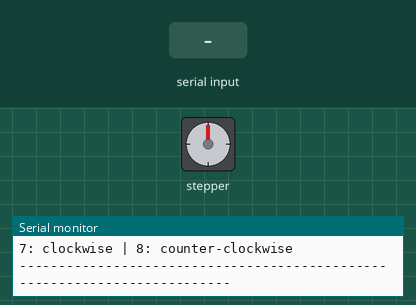
Simulated run of this sketch. Board: Arduino Uno, built with avr-gcc and run on an emulated ATmega328P. On the bench: stepper motor, the last lines printed to the serial monitor. The inputs (shaded band) are chosen by the test bench. Stepper angles assume 480 steps per turn.

Above: at 1.2 s.
1.3 s: "1\n" received over the second serial link
At 1.45 s:
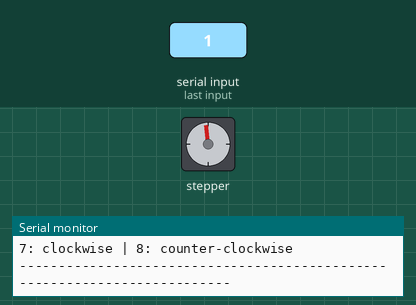
At 3.9 s:
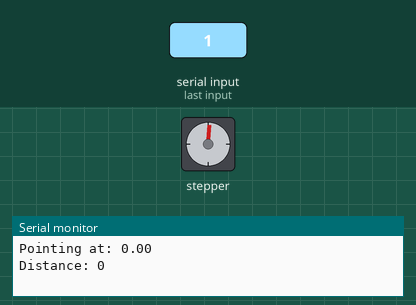
4.3 s: "1\n" received over Serial
7.3 s: "90,45,200\n" received over the second serial link
10.3 s: "90,45,200\n" received over Serial
12.3 s: "7\n" received over Serial
At 13.0 s:
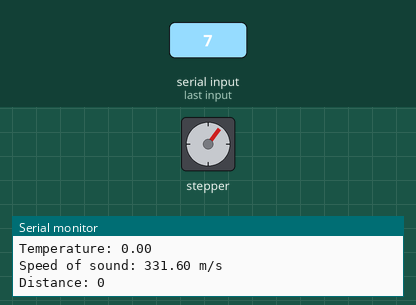
13.9 s: "1,90\n" received over the second serial link
At 14.37 s:
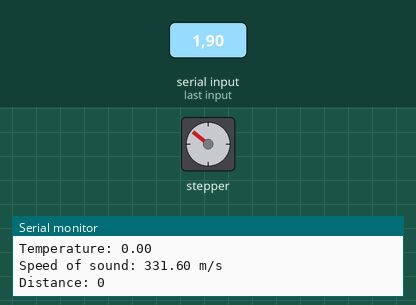
Timing chart, 0 to 17.9 s (numbered marks = the images above; inputs shaded):
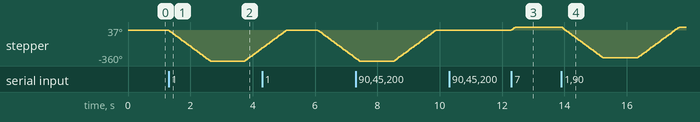

The sketch:

Center.ino
```cpp
#include <SoftwareSerial.h>
SoftwareSerial s(2,3);
volatile bool isRotate = false;
//stepper motor
#include <Stepper.h>
const int stepsPerRevolution = 480;  // change this to fit the number of steps per revolution
// for your motor
Stepper myStepper(stepsPerRevolution, 7, 9,8, 10);
int startLocation = 1;
int CW = 0;
int CCW = 0;
String sensorData;
String prev;
volatile bool IR1;
volatile bool IR2;
volatile bool IR3;
volatile float compassData;
//volatile bool isRunning;
float  temperature;
int distance;
//bool photocell;
//int side = 0;

void setup() {
  // put your setup code here, to run once:
  s.begin(57600);
  Serial.begin(115200);
  myStepper.setSpeed(45);
  Serial.println("Command List: ");
  Serial.println("1: compass | 2: Distance | 3: Temperature & speed of sound | 4: all");
  Serial.println("Motor adjustment: ");
  Serial.println("7: clockwise | 8: counter-clockwise");
  Serial.println("--------------------------------------------------------------------------");
}

 void decode(String d)
{
  char temp = d.charAt(0);
  if(temp == '1')
  {
    IR1 = true;
  }
  else
  {
    IR1 = false;
  }

  temp = d.charAt(1);
  if(temp == '1')
  {
    IR2 = true;
  }
  else
  {
    IR2 = false;
  }

  temp = d.charAt(2);
  if(temp == '1')
  {
    IR3 = true;
  }
  else
  {
    IR3 = false;
  }

  String dtemp = d.substring(3,9);
  compassData = dtemp.toFloat();
  dtemp = d.substring(9, 13);
  temperature = dtemp.toFloat();
  /*
  if(d.charAt(13) == '1')
  {
isRunning = true;
  }
  else
  {
isRunning = false;
  }
*/

  dtemp = d.substring(13);
  distance = dtemp.toInt();

}


void readData()
{
   char temp;
  while(s.available())
  {

    temp = s.read();
    if(temp == '\n')
    {
      break;
    }
    else {
      sensorData += temp;
    }
    //String temp = String(s.read());
  }
  if(temp == '\n')
  {
    //Serial.println();
    decode(sensorData);
    prev = sensorData;

    //Serial.println(sensorData);

    //Serial.println(sensorData);
    //bool temp = isRunning;
    //Serial.println(isRunning);
    sensorData = "";
    /*
    sensorData = "";
    Serial.print("IR Left: ");
    IR_conversion(IR1);
    Serial.print("IR Middle: ");
    IR_conversion(IR2);
    Serial.print("IR Right: ");
    IR_conversion(IR3);
    Serial.print("Compass Reading: ");
    Serial.println(compassData);
    Serial.print("Photocell Reading: ");
    photocell_conversion(photocell);
    */

  }
  int input;
    if(Serial.available())
    {
      input = Serial.read()-48;
    }
    if(input == 1)
    {
      Serial.print("Compass Heading: ");
      Serial.println(compassData);
      Serial.println();
    }else if(input == 2)
    {
      Serial.print ("Distance: ");
      Serial.println(distance);
      Serial.println();
    }else if(input ==3)
    {
      Serial.print("Temperature: ");
      Serial.println(temperature);
      Serial.print("Speed of sound: ");
      Serial.print(temperature *0.6 + 331.6);
      Serial.println(" m/s");
    Serial.println();
    }
    else if(input == 4)
    {
      Serial.print("Compass Heading: ");
      Serial.println(compassData);
      Serial.print ("Distance: ");
      Serial.println(distance);
      Serial.print("Temperature: ");
      Serial.println(temperature);
      Serial.print("Speed of sound: ");
      Serial.print(temperature *0.6 + 331.6);
      Serial.println(" m/s");
      Serial.println();
    }
    else if (input == 7)
    {
      CW = (50);
      myStepper.step(CW);
      delay(1000);
    }
    else if(input ==8)
    {
      CCW = -(50);
      myStepper.step(CCW);
      delay(1000);
    }
}


void rotate()
{
    if(IR1 || (IR1 && IR2))
    {
      motorCCW();
      readData();
      delay(100);
      Serial.print("Pointing at: ");
      Serial.println(compassData);
      Serial.print("Distance: ");
      Serial.println(distance);
      //Serial.println(prev);
      motorCW();
    }
    else if(IR3 || (IR2 && IR3))
    {
      motorCW();
      readData();
      delay(100);
      Serial.print("Pointing at: ");
      Serial.println(compassData);
      Serial.print("Distance: ");
      Serial.println(distance);
      //Serial.println(prev);
      motorCCW();
      //side = 0;

      //motorCCW();
    }
    else if(IR2)
    {
        //takepicture
    }
    else //nothing
    {
      //takepicture

    }
}


void motorCW()
{
    // step one revolution  in one direction:
    //Serial.println("clockwise");
    CW = (stepsPerRevolution);
    myStepper.step(CW);
    delay(1000);
    //Serial.println("at location A");

}

void motorCCW()
{
  // step one revolution  in the other direction:
    //Serial.println("counterclockwise");
    CCW = (-stepsPerRevolution);
    myStepper.step(CCW);
    delay(1000);
    //Serial.println("at location B");
}

void photocell_conversion(bool b)
{
  if(true)
  {
    //Serial.println("It's bright enough");
  }else{
    //Serial.println("Not bright enough");
  }
}

void IR_conversion(bool b)
{
  if(b == true)
  {
    //Serial.println("Detected");
  }
  else {
   //Serial.println("Not Detected");
  }
}


void loop() {
  // put your main code here, to run repeatedly:
    readData();
    rotate();


  }
```

Measured:
- after the input at 1.3 s, stepper: turns 360° counter-clockwise in 1.3 s, then 152° clockwise in 0.55 s
- after the input at 12.3 s, stepper: turns 37° clockwise in 0.14 s, starting at once
- after the input at 13.9 s, stepper: turns 360° counter-clockwise in 1.3 s, then 360° clockwise in 1.3 s
